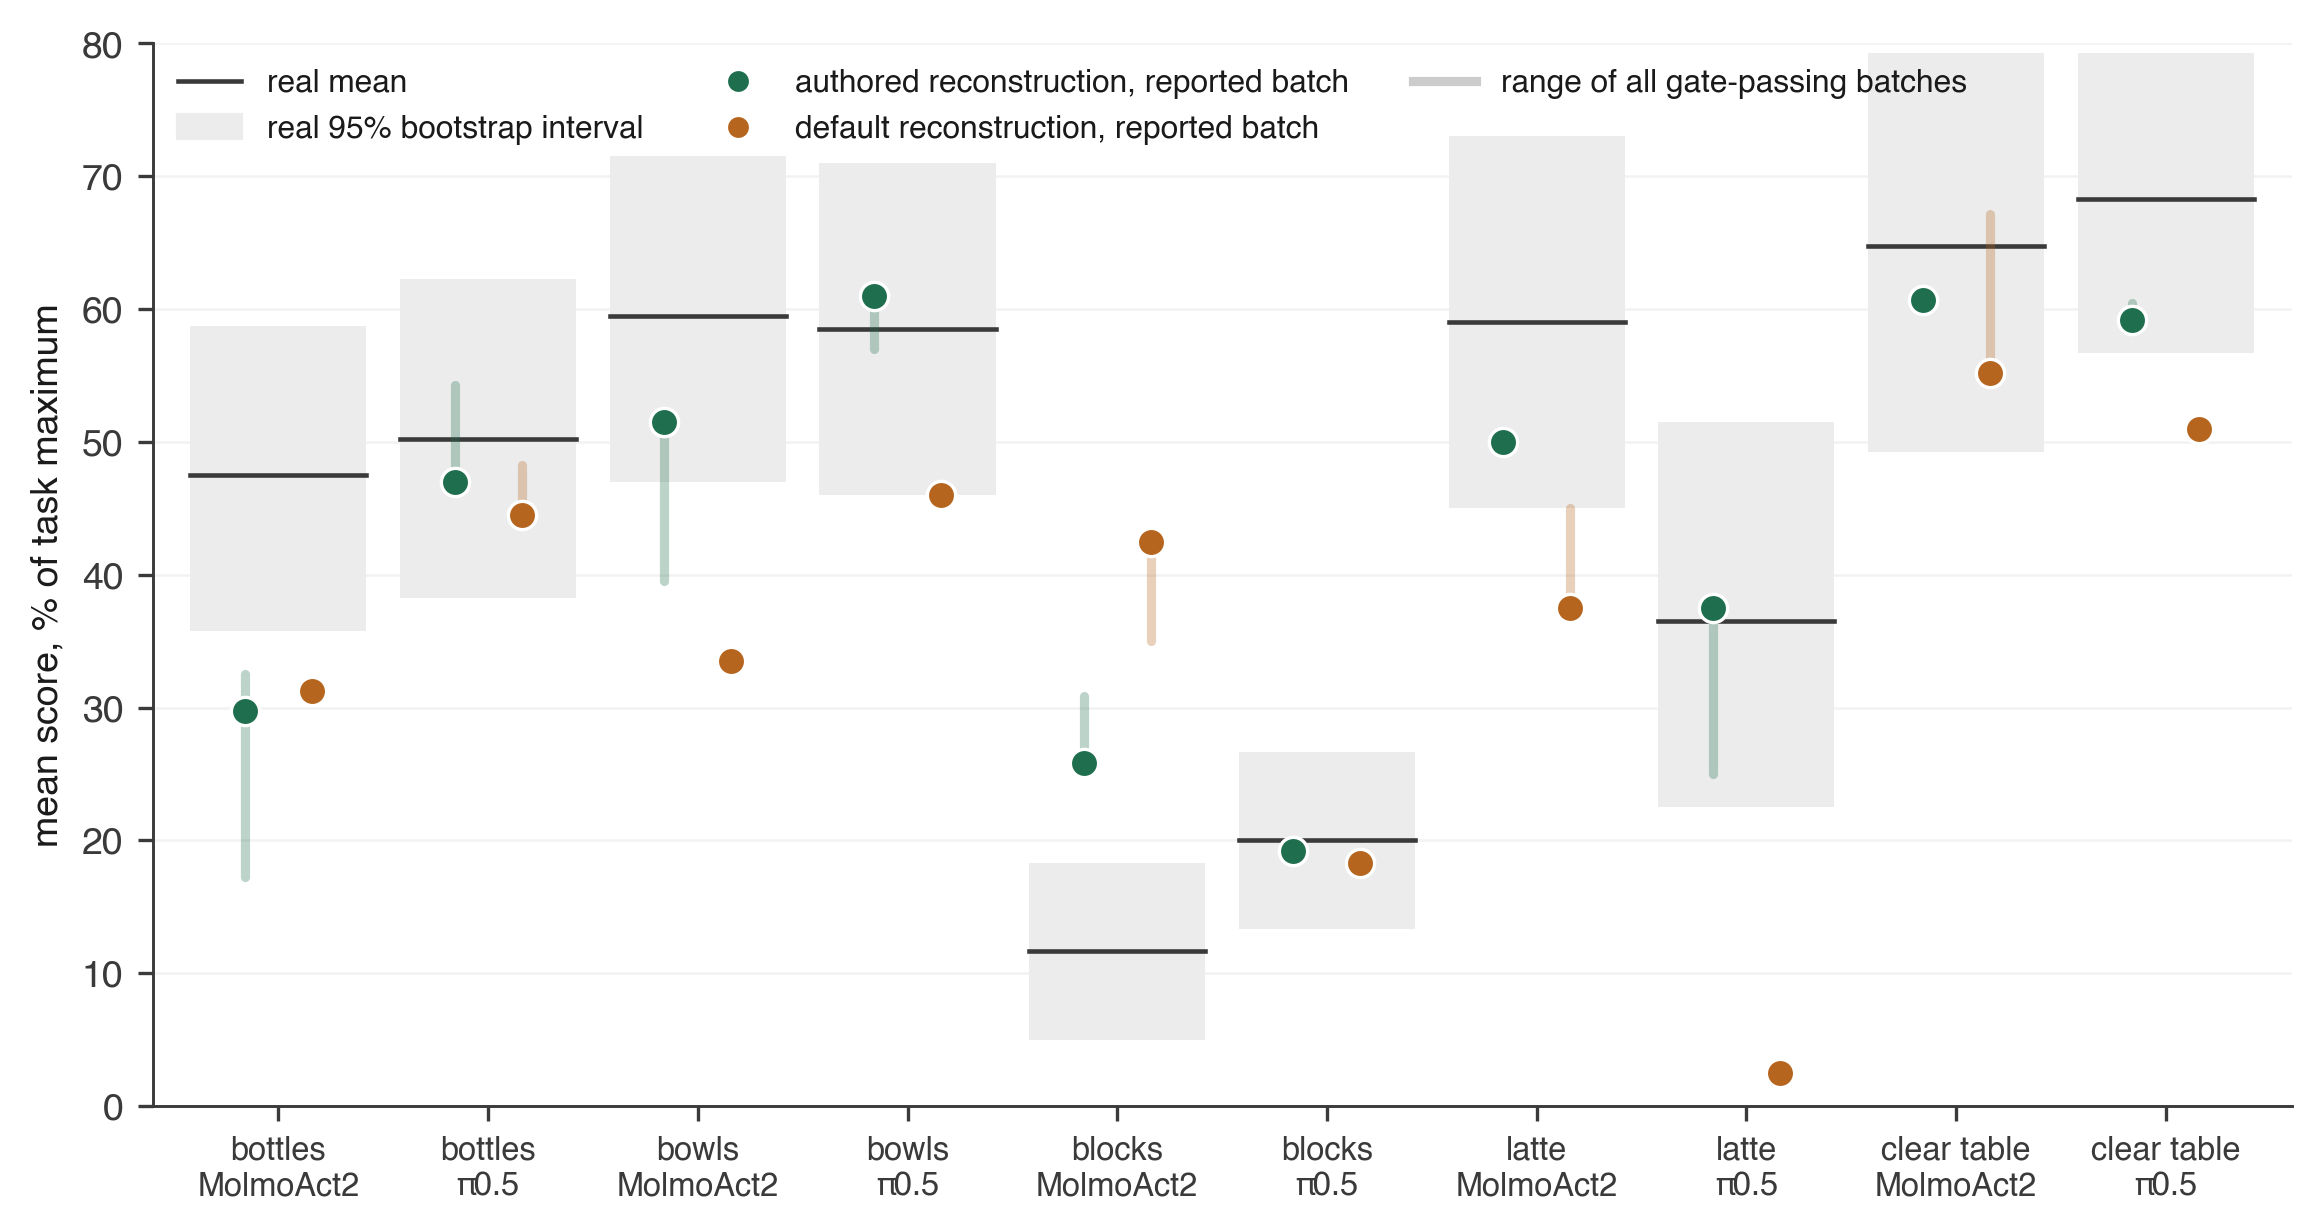

The Python source for this figure:
#!/usr/bin/env python3
"""Figure 5: every gate-passing batch, per cell, against the real rig's 95% interval.

    python3 fig5_batches.py --runs RUNS --real ../scoring/real_reference_pertrial.csv \
                            --runs-list ../scoring/benchmark_runs.txt

The reported table picks one batch per cell-column (see build_table.py --select). This figure
shows the batches that were NOT picked as well, so a reader can see how much the selection rule
could have moved each number. Admission is build_table.admit, unchanged: a batch is a complete
run of at least N_REQUIRED trials, or shards of one configuration pooled in run-id order.
Scores are percent of each task's maximum so the ten cells share one axis.
"""
import argparse, importlib.util, json, os, random, sys
from collections import defaultdict
import matplotlib
matplotlib.use("Agg")
import matplotlib.pyplot as plt
from matplotlib.lines import Line2D

HERE = os.path.dirname(os.path.abspath(__file__))
spec = importlib.util.spec_from_file_location("bt", os.path.join(HERE, "..", "scoring", "build_table.py"))
bt = importlib.util.module_from_spec(spec); spec.loader.exec_module(bt)

MAX_SCORE = {"bottles": 20, "latte": 10, "clear_table": 70, "blocks": 30, "bowls": 50}
LABEL = {"bottles": "bottles", "bowls": "bowls", "blocks": "blocks", "latte": "latte", "clear_table": "clear table"}
POL = {"molmo": "MolmoAct2", "pi05": "π0.5"}
C_K, C_P = "#1f6f4f", "#b5651d"


def batches(runs_dir, reported_groups, arms):
    """(task, policy, column) -> [(label, scores)] for every admissible batch.

    Batches named in the runs list are formed first, exactly as written ('a + b' pools those
    shards). Every other admissible run is then a batch on its own if complete, or pooled with
    the remaining shards of its configuration in run-id order, as build_table does.
    """
    admitted = defaultdict(list)
    for run_id in sorted(os.listdir(runs_dir)):
        d = os.path.join(runs_dir, run_id)
        log, res = os.path.join(d, "run.log"), os.path.join(d, "results.jsonl")
        if not (os.path.isdir(d) and os.path.exists(res) and os.path.exists(log)):
            continue
        cfg = bt.parse_run_log(log)
        scores, voided = bt.parse_results(res)
        reasons, column, policy = bt.admit(d, cfg, scores, voided, arms)
        if reasons:
            continue
        admitted[(cfg["task"], policy, column)].append((run_id, scores, cfg["started"] or "", bt.signature(cfg)))
    out = defaultdict(list)
    used = set()
    by_id = {r[0]: (key, r) for key, runs in admitted.items() for r in runs}
    for group in reported_groups:
        ids = [g.strip() for g in group.split("+")]
        if not all(i in by_id for i in ids):
            print("runs-list batch not admissible or not present: %s" % group, file=sys.stderr)
            continue
        key = by_id[ids[0]][0]
        pooled = [v for i in ids for v in by_id[i][1][1]]
        out[key].append((group, pooled[:bt.N_REQUIRED]))
        used.update(ids)
    for key, runs in admitted.items():
        by_sig = defaultdict(list)
        for run_id, scores, mt, sig in runs:
            if run_id in used:
                continue
            if len(scores) >= bt.N_REQUIRED:
                out[key].append((run_id, scores[:bt.N_REQUIRED]))
            else:
                by_sig[sig].append((run_id, scores, mt))
        for sig, shards in by_sig.items():
            shards.sort(key=lambda r: (r[2], r[0]))
            pooled, names = [], []
            for run_id, scores, mt in shards:
                if len(pooled) >= bt.N_REQUIRED:
                    break
                pooled += scores; names.append(run_id)
            if len(pooled) >= bt.N_REQUIRED:
                out[key].append((" + ".join(names), pooled[:bt.N_REQUIRED]))
    return out


def main():
    ap = argparse.ArgumentParser()
    ap.add_argument("--runs", required=True)
    ap.add_argument("--real", required=True)
    ap.add_argument("--runs-list", required=True, help="benchmark_runs.txt; these batches are drawn filled")
    ap.add_argument("--arms", default=bt.ARMS_FILE)
    ap.add_argument("--seed", type=int, default=0)
    ap.add_argument("--out", default=os.path.join(HERE, "fig5_batches.png"))
    args = ap.parse_args()

    reported = []
    for ln in open(args.runs_list):
        ln = " + ".join(p.strip() for p in ln.split("#", 1)[0].split("+")).strip()
        if ln:
            reported.append(ln)

    rng = random.Random(args.seed)
    real = bt.load_real(args.real)
    arms = bt.load_arms(args.arms)
    A_, B_ = list(arms)[:2]
    B = batches(args.runs, reported, arms)

    plt.rcParams.update({
        "font.family": "sans-serif", "font.sans-serif": ["Helvetica", "Arial", "DejaVu Sans"],
        "font.size": 9, "axes.linewidth": 0.7, "axes.edgecolor": "#3a3a3a",
        "xtick.color": "#3a3a3a", "ytick.color": "#3a3a3a", "text.color": "#1a1a1a",
        "axes.labelcolor": "#1a1a1a", "figure.dpi": 200, "savefig.dpi": 300,
        "savefig.bbox": "tight", "savefig.facecolor": "white"})
    fig, ax = plt.subplots(figsize=(9.2, 4.6))

    cells = [(t, p) for t in bt.TASKS for p in bt.POLICIES]
    print("%-24s %-10s %-45s %7s %s" % ("cell", "column", "batch", "mean", "reported"))
    for i, (task, policy) in enumerate(cells):
        f = 100.0 / MAX_SCORE[task]
        rv = real[(task, policy)]
        rmean = sum(rv) / len(rv) * f
        lo, hi = bt.bootstrap_ci(rv, rng)
        ax.add_patch(plt.Rectangle((i - 0.42, lo * f), 0.84, (hi - lo) * f, color="#ececec", zorder=1, lw=0))
        ax.plot([i - 0.42, i + 0.42], [rmean, rmean], color="#3a3a3a", lw=1.1, zorder=2)
        for column, colour, dx in ((A_, C_K, -0.16), (B_, C_P, 0.16)):
            bs = B.get((task, policy, column), [])
            means = {label: sum(sc) / len(sc) for label, sc in bs}
            rep = [l for l in means if l in reported]
            others = [m for l, m in means.items() if l not in reported]
            x = i + dx
            # thin bar: the spread of every other gate-passing batch for this cell and condition
            if others:
                lo_o, hi_o = min(others + [means[rep[0]]] if rep else others) * f, max(others + [means[rep[0]]] if rep else others) * f
                ax.plot([x, x], [lo_o, hi_o], color=colour, lw=2.2, alpha=0.30, solid_capstyle="round", zorder=3)
            if rep:
                ax.scatter([x], [means[rep[0]] * f], s=46, color=colour, edgecolor="white", linewidth=0.8, zorder=5)
            for label, m in means.items():
                print("%-24s %-10s %-45s %7.2f %s" % ("%s %s" % (LABEL[task], POL[policy]) if column == A_ and label == list(means)[0] else "",
                      column, label, m, "REPORTED" if label in reported else ""))

    ax.set_xticks(range(len(cells)))
    ax.set_xticklabels(["%s\n%s" % (LABEL[t], POL[p]) for t, p in cells], fontsize=7.8)
    ax.set_xlim(-0.6, len(cells) - 0.4)
    ax.set_ylim(0, 80)
    ax.set_ylabel("mean score, % of task maximum")
    ax.grid(axis="y", color="#f2f2f2", lw=0.6); ax.set_axisbelow(True)
    for s in ("top", "right"):
        ax.spines[s].set_visible(False)
    handles = [
        Line2D([], [], color="#3a3a3a", lw=1.1, label="real mean"),
        plt.Rectangle((0, 0), 1, 1, color="#ececec", label="real 95% bootstrap interval"),
        Line2D([], [], marker="o", ls="", color=C_K, markeredgecolor="white", label="authored reconstruction, reported batch"),
        Line2D([], [], marker="o", ls="", color=C_P, markeredgecolor="white", label="default reconstruction, reported batch"),
        Line2D([], [], color="#9a9a9a", lw=2.2, alpha=0.5, label="range of all gate-passing batches")]
    ax.legend(handles=handles, loc="upper left", frameon=False, fontsize=7.6, ncol=3, borderaxespad=0.4)
    fig.savefig(args.out)
    print("wrote", args.out)


if __name__ == "__main__":
    main()
